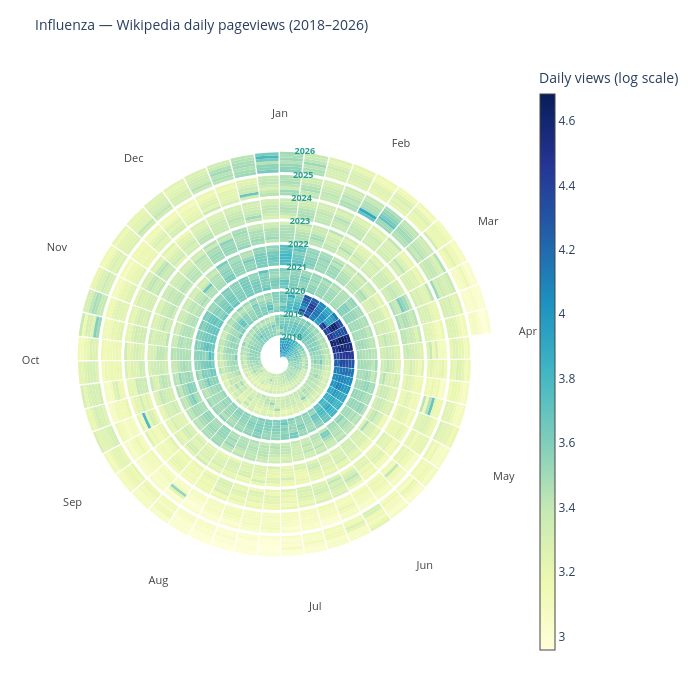

The notebook cell this image was saved under:
### Markdown cell above
## 6. Interactive version (Plotly)

Hover over any tile to see the exact date, pageview count, and day of week.

### Code cell
fig = plot_spiral_interactive(
    influenza,
    title="Influenza — Wikipedia daily pageviews (2018–2026)",
    log_scale=True,
    colourbar_label="Daily views (log scale)",
)
fig.show()

### Figure 1 — Plotly figure (JSON) as saved in the notebook; plotly's stock layout.template omitted (floating-point values rounded to 4 significant figures; data arrays with more than 128 entries replaced by an {"elided": "..."} marker saying what was removed)
{"data": [{"base": {"elided": "3006 float values"}, "hoverinfo": "text", "hovertext": {"elided": "3006 str values"}, "marker": {"cmax": 4.684, "cmin": 2.958, "color": {"elided": "3006 float values"}, "colorbar": {"thickness": 15, "title": {"text": "Daily views (log scale)"}}, "colorscale": [[0.0, "rgb(255,255,217)"], [0.125, "rgb(237,248,177)"], [0.25, "rgb(199,233,180)"], [0.375, "rgb(127,205,187)"], [0.5, "rgb(65,182,196)"], [0.625, "rgb(29,145,192)"], [0.75, "rgb(34,94,168)"], [0.875, "rgb(37,52,148)"], [1.0, "rgb(8,29,88)"]], "line": {"width": 0}}, "r": {"elided": "3006 float values"}, "theta": {"elided": "3006 float values"}, "type": "barpolar", "width": {"elided": "3006 float values"}}, {"hoverinfo": "skip", "mode": "text", "r": [1.104], "showlegend": false, "text": ["<b>2018</b>"], "textfont": {"color": "#2a9d8f", "size": 9}, "textposition": "middle right", "theta": [4.0], "type": "scatterpolar"}, {"hoverinfo": "skip", "mode": "text", "r": [2.254], "showlegend": false, "text": ["<b>2019</b>"], "textfont": {"color": "#2a9d8f", "size": 9}, "textposition": "middle right", "theta": [4.0], "type": "scatterpolar"}, {"hoverinfo": "skip", "mode": "text", "r": [3.404], "showlegend": false, "text": ["<b>2020</b>"], "textfont": {"color": "#2a9d8f", "size": 9}, "textposition": "middle right", "theta": [4.0], "type": "scatterpolar"}, {"hoverinfo": "skip", "mode": "text", "r": [4.554], "showlegend": false, "text": ["<b>2021</b>"], "textfont": {"color": "#2a9d8f", "size": 9}, "textposition": "middle right", "theta": [4.0], "type": "scatterpolar"}, {"hoverinfo": "skip", "mode": "text", "r": [5.704], "showlegend": false, "text": ["<b>2022</b>"], "textfont": {"color": "#2a9d8f", "size": 9}, "textposition": "middle right", "theta": [4.0], "type": "scatterpolar"}, {"hoverinfo": "skip", "mode": "text", "r": [6.854], "showlegend": false, "text": ["<b>2023</b>"], "textfont": {"color": "#2a9d8f", "size": 9}, "textposition": "middle right", "theta": [4.0], "type": "scatterpolar"}, {"hoverinfo": "skip", "mode": "text", "r": [8.004], "showlegend": false, "text": ["<b>2024</b>"], "textfont": {"color": "#2a9d8f", "size": 9}, "textposition": "middle right", "theta": [4.0], "type": "scatterpolar"}, {"hoverinfo": "skip", "mode": "text", "r": [9.154], "showlegend": false, "text": ["<b>2025</b>"], "textfont": {"color": "#2a9d8f", "size": 9}, "textposition": "middle right", "theta": [4.0], "type": "scatterpolar"}, {"hoverinfo": "skip", "mode": "text", "r": [10.3], "showlegend": false, "text": ["<b>2026</b>"], "textfont": {"color": "#2a9d8f", "size": 9}, "textposition": "middle right", "theta": [4.0], "type": "scatterpolar"}], "layout": {"height": 700, "margin": {"b": 40, "l": 40, "r": 40, "t": 60}, "paper_bgcolor": "white", "polar": {"angularaxis": {"direction": "clockwise", "rotation": 90, "showgrid": false, "showline": false, "tickfont": {"color": "#444", "size": 11}, "tickmode": "array", "ticktext": ["Jan", "Feb", "Mar", "Apr", "May", "Jun", "Jul", "Aug", "Sep", "Oct", "Nov", "Dec"], "tickvals": [0.0, 27.69, 55.38, 83.08, 117.7, 145.4, 173.1, 207.7, 235.4, 270.0, 297.7, 325.4]}, "bgcolor": "white", "radialaxis": {"range": [0, 11.87], "visible": false}}, "showlegend": false, "title": {"font": {"size": 14}, "text": "Influenza — Wikipedia daily pageviews (2018–2026)"}, "width": 700}}
